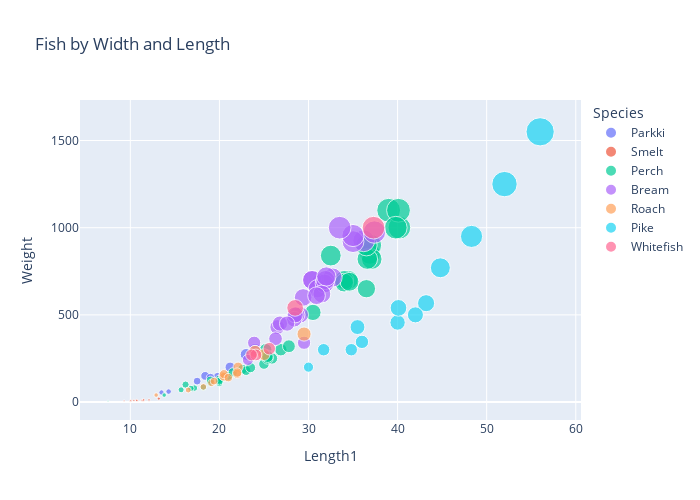

The notebook cell saved with this chart:
### Markdown cell above
When plotting weight against Length one can see that there is not an exact linear relationship present. A more complex (non linear) relationship is present. Here a polynomial regression seems to be more suitable.

### Code cell
# Some plotting
fig = px.scatter(df_train, x='Length1', y='Weight', size='Weight', color='Species', title="Fish by Width and Length")

# Increase plot size
fig.update_layout(
    width=700,
    height=500
)
fig.show()

### Figure 1 — Plotly figure (JSON) as saved in the notebook; plotly's stock layout.template omitted (floating-point values rounded to 4 significant figures)
{"data": [{"hovertemplate": "Species=Parkki<br>Length1=%{x}<br>Weight=%{marker.size}<extra></extra>", "legendgroup": "Parkki", "marker": {"color": "#636efa", "size": [200, 55, 145, 60, 150, 300, 140, 120, 273], "sizemode": "area", "sizeref": 3.875, "symbol": "circle"}, "mode": "markers", "name": "Parkki", "orientation": "v", "showlegend": true, "type": "scatter", "x": [21.2, 13.5, 19.8, 14.3, 18.4, 24, 19, 17.5, 23], "xaxis": "x", "y": [200, 55, 145, 60, 150, 300, 140, 120, 273], "yaxis": "y"}, {"hovertemplate": "Species=Smelt<br>Length1=%{x}<br>Weight=%{marker.size}<extra></extra>", "legendgroup": "Smelt", "marker": {"color": "#EF553B", "size": [9.9, 12.2, 8.7, 9.8, 12.2, 7, 6.7, 7.5, 9.8, 19.7, 9.7], "sizemode": "area", "sizeref": 3.875, "symbol": "circle"}, "mode": "markers", "name": "Smelt", "orientation": "v", "showlegend": true, "type": "scatter", "x": [11.3, 12.1, 10.8, 11.4, 11.5, 10.1, 9.3, 10, 10.7, 13.2, 10.4], "xaxis": "x", "y": [9.9, 12.2, 8.7, 9.8, 12.2, 7, 6.7, 7.5, 9.8, 19.7, 9.7], "yaxis": "y"}, {"hovertemplate": "Species=Perch<br>Length1=%{x}<br>Weight=%{marker.size}<extra></extra>", "legendgroup": "Perch", "marker": {"color": "#00cc96", "size": [80, 110, 650, 300, 78, 100, 700, 188, 5.9, 840, 40, 120, 850, 900, 115, 820, 700, 110, 685, 180, 218, 300, 265, 320, 70, 820, 1100, 125, 1000, 150, 145, 250, 250, 514, 1100, 130, 1000, 150, 260, 120, 690, 900, 85, 170, 197], "sizemode": "area", "sizeref": 3.875, "symbol": "circle"}, "mode": "markers", "name": "Perch", "orientation": "v", "showlegend": true, "type": "scatter", "x": [17.2, 19, 36.5, 25.2, 16.8, 16.2, 34.5, 22.6, 7.5, 32.5, 13.8, 20, 36.9, 37, 19, 37.1, 34, 20, 34, 23, 25, 26.9, 25.4, 27.8, 15.7, 36.6, 39, 19, 40.2, 20.5, 20.7, 25.9, 25.4, 30.5, 40.1, 20, 39.8, 21, 25.4, 20, 34.6, 36.5, 18.2, 21.5, 23.5], "xaxis": "x", "y": [80, 110, 650, 300, 78, 100, 700, 188, 5.9, 840, 40, 120, 850, 900, 115, 820, 700, 110, 685, 180, 218, 300, 265, 320, 70, 820, 1100, 125, 1000, 150, 145, 250, 250, 514, 1100, 130, 1000, 150, 260, 120, 690, 900, 85, 170, 197], "yaxis": "y"}, {"hovertemplate": "Species=Bream<br>Length1=%{x}<br>Weight=%{marker.size}<extra></extra>", "legendgroup": "Bream", "marker": {"color": "#ab63fa", "size": [242, 685, 700, 500, 925, 430, 700, 920, 955, 500, 650, 475, 340, 714, 363, 600, 450, 500, 290, 340, 975, 680, 450, 700, 620, 720, 1000, 610], "sizemode": "area", "sizeref": 3.875, "symbol": "circle"}, "mode": "markers", "name": "Bream", "orientation": "v", "showlegend": true, "type": "scatter", "x": [23.2, 31.4, 30.4, 29.1, 36.2, 26.5, 30.4, 35, 35, 28.7, 31, 28.4, 23.9, 32.7, 26.3, 29.4, 26.8, 28.5, 24, 29.5, 37.4, 31.8, 27.6, 31.9, 31.5, 32, 33.5, 30.9], "xaxis": "x", "y": [242, 685, 700, 500, 925, 430, 700, 920, 955, 500, 650, 475, 340, 714, 363, 600, 450, 500, 290, 340, 975, 680, 450, 700, 620, 720, 1000, 610], "yaxis": "y"}, {"hovertemplate": "Species=Roach<br>Length1=%{x}<br>Weight=%{marker.size}<extra></extra>", "legendgroup": "Roach", "marker": {"color": "#FFA15A", "size": [290, 390, 150, 200, 40, 145, 161, 69, 169, 160, 272, 87, 110, 120, 140], "sizemode": "area", "sizeref": 3.875, "symbol": "circle"}, "mode": "markers", "name": "Roach", "orientation": "v", "showlegend": true, "type": "scatter", "x": [24, 29.5, 20.4, 22.1, 12.9, 20.5, 22, 16.5, 22, 20.5, 25, 18.2, 19.1, 19.4, 21], "xaxis": "x", "y": [290, 390, 150, 200, 40, 145, 161, 69, 169, 160, 272, 87, 110, 120, 140], "yaxis": "y"}, {"hovertemplate": "Species=Pike<br>Length1=%{x}<br>Weight=%{marker.size}<extra></extra>", "legendgroup": "Pike", "marker": {"color": "#19d3f3", "size": [1250, 200, 456, 567, 300, 300, 540, 1550, 430, 950, 500, 770, 345], "sizemode": "area", "sizeref": 3.875, "symbol": "circle"}, "mode": "markers", "name": "Pike", "orientation": "v", "showlegend": true, "type": "scatter", "x": [52, 30, 40, 43.2, 31.7, 34.8, 40.1, 56, 35.5, 48.3, 42, 44.8, 36], "xaxis": "x", "y": [1250, 200, 456, 567, 300, 300, 540, 1550, 430, 950, 500, 770, 345], "yaxis": "y"}, {"hovertemplate": "Species=Whitefish<br>Length1=%{x}<br>Weight=%{marker.size}<extra></extra>", "legendgroup": "Whitefish", "marker": {"color": "#FF6692", "size": [306, 270, 270, 540, 1000], "sizemode": "area", "sizeref": 3.875, "symbol": "circle"}, "mode": "markers", "name": "Whitefish", "orientation": "v", "showlegend": true, "type": "scatter", "x": [25.6, 24.1, 23.6, 28.5, 37.3], "xaxis": "x", "y": [306, 270, 270, 540, 1000], "yaxis": "y"}], "layout": {"height": 500, "legend": {"itemsizing": "constant", "title": {"text": "Species"}, "tracegroupgap": 0}, "title": {"text": "Fish by Width and Length"}, "width": 700, "xaxis": {"anchor": "y", "domain": [0, 1], "title": {"text": "Length1"}}, "yaxis": {"anchor": "x", "domain": [0, 1], "title": {"text": "Weight"}}}}
